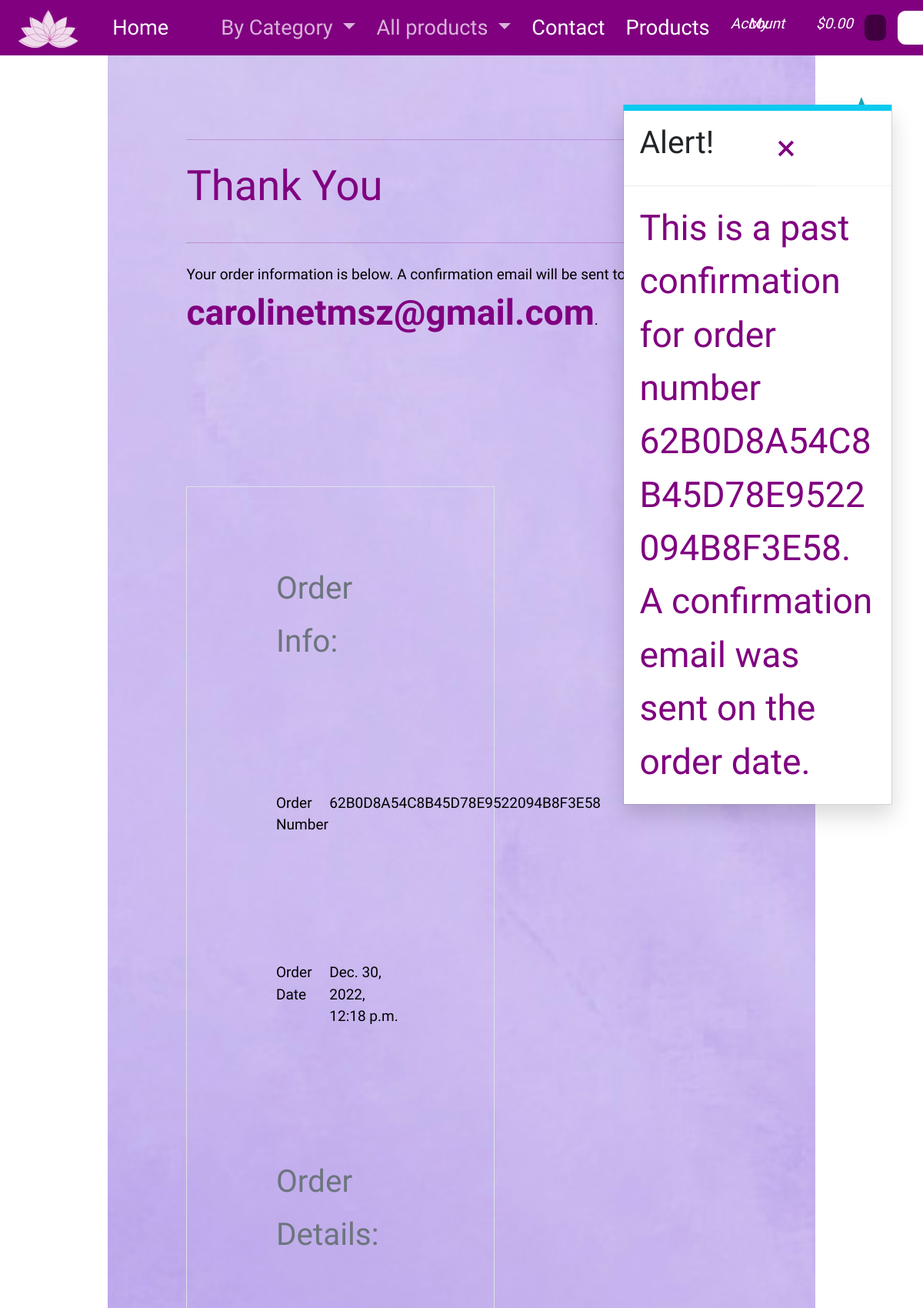
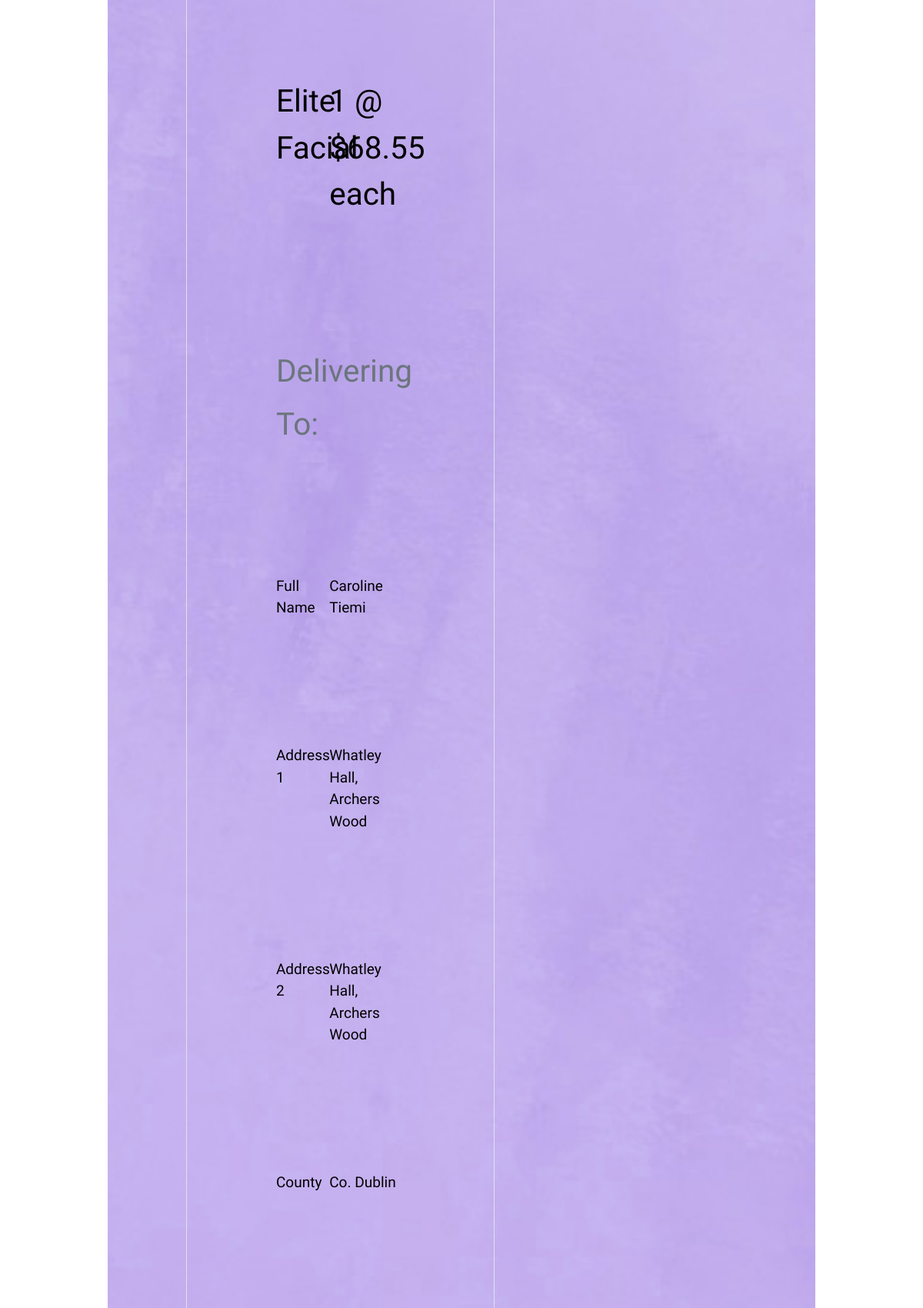
The app's page /profile/order_history/62B0D8A54C8B45D78E9522094B8F3E58 (upper part) with its own data (2 pictures, top to bottom).
### checkout/models.py (models this page shows, shortened)
class Order(models.Model):
    order_number = models.CharField(max_length=32, null=False, editable=False)
    user_profile = models.ForeignKey(UserProfile, on_delete=models.SET_NULL,
                                     null=True, blank=True, related_name='orders')
    full_name = models.CharField(max_length=50, null=False, blank=False)
    email = models.EmailField(max_length=254, null=False, blank=False)
    phone_number = models.CharField(max_length=20, null=False, blank=False)
    country = CountryField(blank_label='Country *', null=False, blank=False)
    postcode = models.CharField(max_length=20, null=True, blank=True)
    town_or_city = models.CharField(max_length=40, null=False, blank=False)
    street_address1 = models.CharField(max_length=80, null=False, blank=False)
    street_address2 = models.CharField(max_length=80, null=True, blank=True)
    county = models.CharField(max_length=80, null=True, blank=True)
    date = models.DateTimeField(auto_now_add=True)
    delivery_cost = models.DecimalField(max_digits=6, decimal_places=2, null=False, default=0)
    order_total = models.DecimalField(max_digits=10, decimal_places=2, null=False, default=0)
    grand_total = models.DecimalField(max_digits=10, decimal_places=2, null=False, default=0)
    original_bag = models.TextField(null=False, blank=False, default='')
    stripe_pid = models.CharField(max_length=254, null=False, blank=False, default='')

class OrderLineItem(models.Model):
    order = models.ForeignKey(Order, null=False, blank=False, on_delete=models.CASCADE, related_name='lineitems')
    product = models.ForeignKey(Product, null=False, blank=False, on_delete=models.CASCADE)
    quantity = models.IntegerField(null=False, blank=False, default=0)
    lineitem_total = models.DecimalField(max_digits=6, decimal_places=2, null=False, blank=False, editable=False)

### products/models.py (models this page shows, shortened)
class Product(models.Model):
    category = models.ForeignKey('Category', null=True, blank=True, on_delete=models.SET_NULL)
    sku = models.CharField(max_length=254, null=True, blank=True)
    name = models.CharField(max_length=254)
    description = models.TextField()
    price = models.DecimalField(max_digits=6, decimal_places=2)
    rating = models.DecimalField(max_digits=6, decimal_places=2, null=True, blank=True)
    image_url = models.URLField(max_length=1024, null=True, blank=True)
    image = models.ImageField(null=True, blank=True)

### profiles/views.py (the view)
# urls.py: path('order_history/<order_number>', views.order_history, name='order_history'),
def order_history(request, order_number):
    order = get_object_or_404(Order, order_number=order_number)
    messages.info(request, (
        f'This is a past confirmation for order number {order_number}. '
        'A confirmation email was sent on the order date.'
    ))
    template = 'checkout/checkout_success.html'
    context = {
        'order': order,
        'from_profile': True,
    }
    return render(request, template, context)

### bag/contexts.py (called while the page is built, shortened)
def bag_contents(request):
    bag_items = []
    total = 0
    product_count = 0
    bag = request.session.get('bag', {})
    if total < settings.FREE_DELIVERY_THRESHOLD:
        delivery = total * Decimal(settings.STANDARD_DELIVERY_PERCENTAGE / 100)
        free_delivery_delta = settings.FREE_DELIVERY_THRESHOLD - total
    else:
        delivery = 0
        free_delivery_delta = 0
    grand_total = delivery + total
    context = {
        'bag_items': bag_items,
        'total': total,
        'product_count': product_count,
        'delivery': delivery,
        'free_delivery_delta': free_delivery_delta,
        'free_delivery_threshold': settings.FREE_DELIVERY_THRESHOLD,
        'grand_total': grand_total,
    }
    return context

### checkout/templates/checkout/checkout_success.html (shortened to what this page needs)
{% extends "base.html" %}
{% load static %}
{% block extra_css %}
    <link rel="stylesheet" href="{% static 'checkout/css/checkout.css' %}">
{% endblock %}
{% block content %}
    <div class="container">
        <div class="row">
            <div class="col">
                <hr>
                <h2 class="logo-font mb-4">Thank You</h2>
                <hr>
                <p class="text-black">Your order information is below. A confirmation email will be sent to <strong>{{ order.email }}</strong>.</p>
            </div>
        </div>
        <div class="row">
            <div class="col-12 col-lg-7">
                <div class="order-confirmation-wrapper p-2 border">
                    <div class="row">
                        <div class="col">
                            <small class="text-muted">Order Info:</small>
                        </div>
                    </div>
                    <div class="row">
                        <div class="col-12 col-md-4">
                            <p class="mb-0 text-black font-weight-bold">Order Number</p>
                        </div>
                        <div class="col-12 col-md-8 text-md-right">
                            <p class="mb-0">{{ order.order_number }}</p>
                        </div>
                    </div>
                    <div class="row">
                        <div class="col-12 col-md-4">
                            <p class="mb-0 text-black font-weight-bold">Order Date</p>
                        </div>
                        <div class="col-12 col-md-8 text-md-right">
                            <p class="mb-0">{{ order.date }}</p>
                        </div>
                    </div>
                    <div class="row">
                        <div class="col">
                            <small class="text-muted">Order Details:</small>
                        </div>
                    </div>
                    {% for item in order.lineitems.all %}
                    <div class="row">
                        <div class="col-12 col-md-4">
                            <p class="small mb-0 text-black font-weight-bold">
                                {{ item.product.name }}{% if item.product_size %} - Size {{ item.product.size|upper }}{% endif %}
                            </p>
                        </div>
                        <div class="col-12 col-md-8 text-md-right">
                            <p class="small mb-0">{{ item.quantity }} @ ${{ item.product.price }} each</p>
                        </div>
                    </div>
                    {% endfor %}
                    <div class="row">
                        <div class="col">
                            <small class="text-muted">Delivering To:</small>
                        </div>
                    </div>
                    <div class="row">
                        <div class="col-12 col-md-4">
                            <p class="mb-0 text-black font-weight-bold">Full Name</p>
                        </div>
                        <div class="col-12 col-md-8 text-md-right">
                            <p class="mb-0">{{ order.full_name }}</p>
                        </div>
                    </div>
                    <div class="row">
                        <div class="col-12 col-md-4">
                            <p class="mb-0 text-black font-weight-bold">Address 1</p>
                        </div>
                        <div class="col-12 col-md-8 text-md-right">
                            <p class="mb-0">{{ order.street_address1 }}</p>
                        </div>
                    </div>
                    {% if order.street_address2 %}
                    <div class="row">
                        <div class="col-12 col-md-4">
                            <p class="mb-0 text-black font-weight-bold">Address 2</p>
                        </div>
                        <div class="col-12 col-md-8 text-md-right">
                            <p class="mb-0">{{ order.street_address1 }}</p>
                        </div>
                    </div>
                    {% endif %}
                    {% if order.county %}
                    <div class="row">
                        <div class="col-12 col-md-4">
                            <p class="mb-0 text-black font-weight-bold">County</p>
                        </div>
                        <div class="col-12 col-md-8 text-md-right">
                            <p class="mb-0">{{ order.county }}</p>
                        </div>
                    </div>
                    {% endif %}
                    <div class="row">
                    </div>
                </div>
            </div>
        </div>
    </div>
{% endblock %}

### templates/base.html (shortened to what this page needs)
{% load static %}
<!DOCTYPE html>
<html lang="en">
    <head>
        {% block corecss %}
            <link rel="stylesheet" href="{% static 'sass/node_modules/bootstrap/dist/css/bootstrap.css' %}">
            <link rel="stylesheet" href="{% static 'sass/style.css' %}">
            <link rel="stylesheet" href="{% static 'css/base.css' %}">
            <link rel="stylesheet" href="https://maxst.icons8.com/vue-static/landings/line-awesome/line-awesome/1.3.0/css/line-awesome.min.css">
        {% endblock %}
        {% block extra_css %}
        {% endblock %}
    </head>
    <body>
        {% block navbar %}
            <nav class="navbar navbar-expand-lg bg-light bg-primary sticky-top">
                <div class="container-fluid">
                    <a class="navbar-brand" href="/"><img src="../../../static/Pictures/Logo2.png" alt=""></a>
                    <div class="collapse navbar-collapse" id="navbarSupportedContent">
                        <ul class="navbar-nav me-auto m-0">
                            <li class="nav-item"><a class="nav-link active" aria-current="page" href="/">Home</a></li>
                            {% include 'includes/main-nav.html' %}
                            <li class="nav-item"><a class="nav-link active" href="#Contact">Contact</a></li>
                            <li class="nav-item"><a class="nav-link active" href="/products">Products</a></li>
                        </ul>
                        <ul class="navbar-nav me-auto m-0">
                            <li class="list-inline-item dropdown">
                                <a class="nav-link" href="#" id="user-options" href="#" role="button" data-bs-toggle="dropdown" aria-haspopup="true" aria-expanded="false">
                                    <div class="text-center" style="line-height: 0rem; transform: translateY(0.3rem);">
                                        <i class="las la-user-circle text-secondary"><p class="text-secondary">My Account</p></i>
                                    </div>
                                </a>
                            </li>
                            <li class="list-inline-item">
                                <a class="{% if grand_total %}text-info font-weight-bold{% else %}text-black{% endif %} nav-link" href="{% url 'view_bag' %}">
                                    <div class="text-center" style="line-height: 0rem; transform: translateY(0.3rem);">
                                        <i class="las la-shopping-bag text-secondary">
                                            <p class="text-secondary">
                                                {% if grand_total %}
                                                    ${{ grand_total|floatformat:2 }}
                                                {% else %}
                                                    $0.00
                                                {% endif %}
                                            </p>
                                        </i>
                                    </div>
                                </a>
                            </li>
                        </ul>
                        <form method="GET" action="{% url 'products' %}" class="d-flex" role="search">
                            <input class="form-control me-2" type="search" placeholder="Search" name="q">
                            <button class="btn btn-secondary" type="submit"></button>
                        </form>
                    </div>
                </div>
            </nav>
        {% endblock %}
        {% if messages %}
        <div class="message-container">
            {% for message in messages %}
                {% with message.level as level %}
                    {% if level == 40 %}
                        {% include 'includes/toasts/toast_error.html' %}
                    {% elif level == 30 %}
                        {% include 'includes/toasts/toast_warning.html' %}
                    {% elif level == 25 %}
                        {% include 'includes/toasts/toast_success.html' %}
                    {% else %}
                        {% include 'includes/toasts/toast_info.html' %}
                    {% endif %}
                {% endwith %}
            {% endfor %}
        </div>
        {% endif %}
        {% block content %}
        {% endblock %}
    </body>
</html>

### templates/includes/main-nav.html (shortened to what this page needs)
<li class="nav-item dropdown">
    <a class="nav-link dropdown-toggle" href="#" role="button" id="all-products-link" data-bs-toggle="dropdown" aria-haspopup="true" aria-expanded="false">
        By Category
    </a>
</li>
<li class="nav-item dropdown">
    <a class="nav-link dropdown-toggle" href="#" role="button" id="all-products-link" data-bs-toggle="dropdown" aria-haspopup="true" aria-expanded="false">
        All products
    </a>
</li>

### templates/includes/toasts/toast_info.html
<div class="toast custom-toast rounded-0 border-top-0" data-autohide="false">
    <div class="arrow-up arrow-info"></div>
    <div class="w-100 toast-capper bg-info"></div>
    <div class="toast-header bg-white text-dark">
        <h4 class="mr-auto">Alert!</h4>
        <button type="button" class="close bg-white ms-5" style="border-style: none;" data-dismiss="toast" aria-label="Close">
            <span aria-hidden="true">&times;</span>
        </button>
    </div>
    <div class="toast-body bg-white">
        {{ message }}
    </div>
</div>

### static/css/base.css (style rules this page uses)
* { color: purple; font-size: 1.7rem; padding: 0; margin: 0; font-family: 'Julius Sans One', sans-serif; }
p { font-size: 0.7rem; font-family: 'Mali', cursive; color: black; }
a { text-decoration: none; }
.navbar { padding: 0rem; }
.navbar-brand img { height: 2rem; }
.navbar-nav a { font-size: 1rem; }
.row { padding: 3rem 3rem; background-image: url(../Pictures/background-purple.jpg); background-size: cover; background-repeat: no-repeat; background-attachment: fixed; margin: 0; }
.form-control { padding: 0.1rem 0.5rem; margin: 0.1rem 0; border: solid 2px purple; cursor: text; font-family: 'Mali', cursive; font-size: 0.7rem; color: white; background-color: rgba(0, 0, 0, 0.5); }
.form-control::placeholder { color: white; }
.message-container { position: fixed; top: 5rem; right: 5vh; z-index: 99999999999; }
.custom-toast { overflow: visible; }
.toast-capper { height: 0.3rem; }
.arrow-up { width: 0; height: 0; border-left: 4px solid transparent; border-right: 4px solid transparent; border-bottom: 10px solid black; position: absolute; top: -10px; right: 36px; }
.arrow-info { border-bottom-color: #17a2b8 !important; }

### records on screen
Order: email "carolinetmsz@gmail.com", order_number "62B0D8A54C8B45D78E9522094B8F3E58", date "Dec. 30, 2022, 12:18 p.m.", full_name "Caroline Tiemi", street_address1 "Whatley Hall, Archers Wood", county "Co. Dublin"
OrderLineItem: product.name "Elite Facial", quantity "1", product.price "68.55"

### other values on screen
{{ message }} "This is a past confirmation for order number 62B0D8A54C8B45D78E9522094B8F3E58. A confirmation email was sent on the order date."
